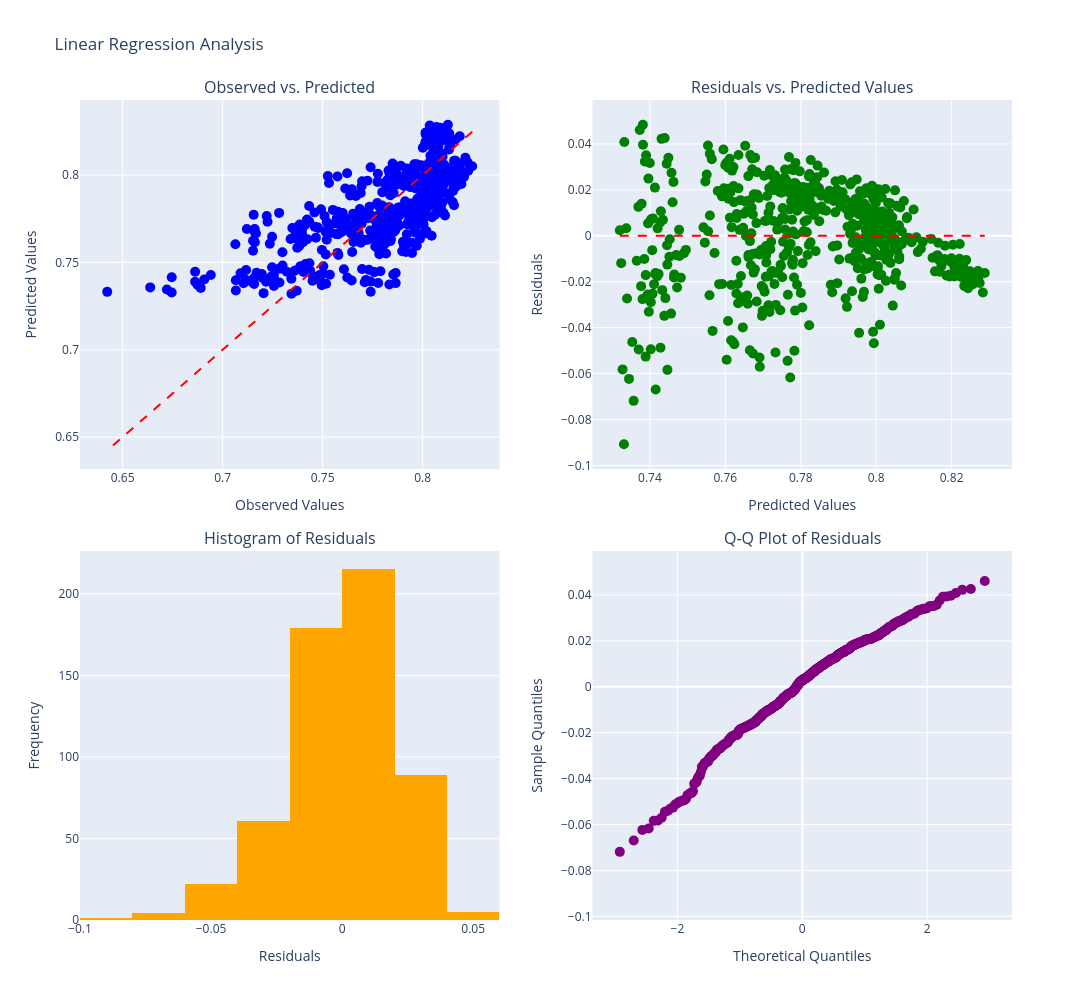

The code cell stored with this chart in its notebook:
### Code cell
residual_analysis(lin2, X2, y2)

### Figure 1 — Plotly figure (JSON) as saved in the notebook; plotly's stock layout.template omitted (floating-point values rounded to 4 significant figures; data arrays with more than 128 entries replaced by an {"elided": "..."} marker saying what was removed)
{"data": [{"marker": {"color": "blue", "size": 10}, "mode": "markers", "name": "Predicted vs Observed", "type": "scatter", "x": {"elided": "576 float values"}, "xaxis": "x", "y": {"elided": "576 float values"}, "yaxis": "y"}, {"line": {"color": "red", "dash": "dash"}, "mode": "lines", "name": "Perfect Prediction", "type": "scatter", "x": {"elided": "576 float values"}, "xaxis": "x", "y": {"elided": "576 float values"}, "yaxis": "y"}, {"marker": {"color": "green", "size": 10}, "mode": "markers", "name": "Residuals", "type": "scatter", "x": {"elided": "576 float values"}, "xaxis": "x2", "y": {"elided": "576 float values"}, "yaxis": "y2"}, {"line": {"color": "red", "dash": "dash"}, "mode": "lines", "name": "Zero Residual Line", "type": "scatter", "x": [0.732, 0.8288], "xaxis": "x2", "y": [0, 0], "yaxis": "y2"}, {"marker": {"color": "orange"}, "name": "Residuals", "nbinsx": 12, "type": "histogram", "x": {"elided": "576 float values"}, "xaxis": "x3", "yaxis": "y3"}, {"marker": {"color": "purple", "size": 10}, "mode": "markers", "name": "Q-Q Plot", "type": "scatter", "x": {"elided": "576 float values"}, "xaxis": "x4", "y": {"elided": "576 float values"}, "yaxis": "y4"}, {"line": {"color": "red", "dash": "dash"}, "mode": "lines", "name": "45 Degree Line", "type": "scatter", "x": [null, null], "xaxis": "x4", "y": [null, null], "yaxis": "y4"}], "layout": {"annotations": [{"font": {"size": 16}, "showarrow": false, "text": "Observed vs. Predicted", "x": 0.225, "xanchor": "center", "xref": "paper", "y": 1, "yanchor": "bottom", "yref": "paper"}, {"font": {"size": 16}, "showarrow": false, "text": "Residuals vs. Predicted Values", "x": 0.775, "xanchor": "center", "xref": "paper", "y": 1, "yanchor": "bottom", "yref": "paper"}, {"font": {"size": 16}, "showarrow": false, "text": "Histogram of Residuals", "x": 0.225, "xanchor": "center", "xref": "paper", "y": 0.45, "yanchor": "bottom", "yref": "paper"}, {"font": {"size": 16}, "showarrow": false, "text": "Q-Q Plot of Residuals", "x": 0.775, "xanchor": "center", "xref": "paper", "y": 0.45, "yanchor": "bottom", "yref": "paper"}], "height": 1000, "showlegend": false, "title": {"text": "Linear Regression Analysis"}, "width": 1200, "xaxis": {"anchor": "y", "domain": [0, 0.45], "title": {"text": "Observed Values"}}, "xaxis2": {"anchor": "y2", "domain": [0.55, 1], "title": {"text": "Predicted Values"}}, "xaxis3": {"anchor": "y3", "domain": [0, 0.45], "title": {"text": "Residuals"}}, "xaxis4": {"anchor": "y4", "domain": [0.55, 1], "title": {"text": "Theoretical Quantiles"}}, "yaxis": {"anchor": "x", "domain": [0.55, 1], "title": {"text": "Predicted Values"}}, "yaxis2": {"anchor": "x2", "domain": [0.55, 1], "title": {"text": "Residuals"}}, "yaxis3": {"anchor": "x3", "domain": [0, 0.45], "title": {"text": "Frequency"}}, "yaxis4": {"anchor": "x4", "domain": [0, 0.45], "title": {"text": "Sample Quantiles"}}}}
